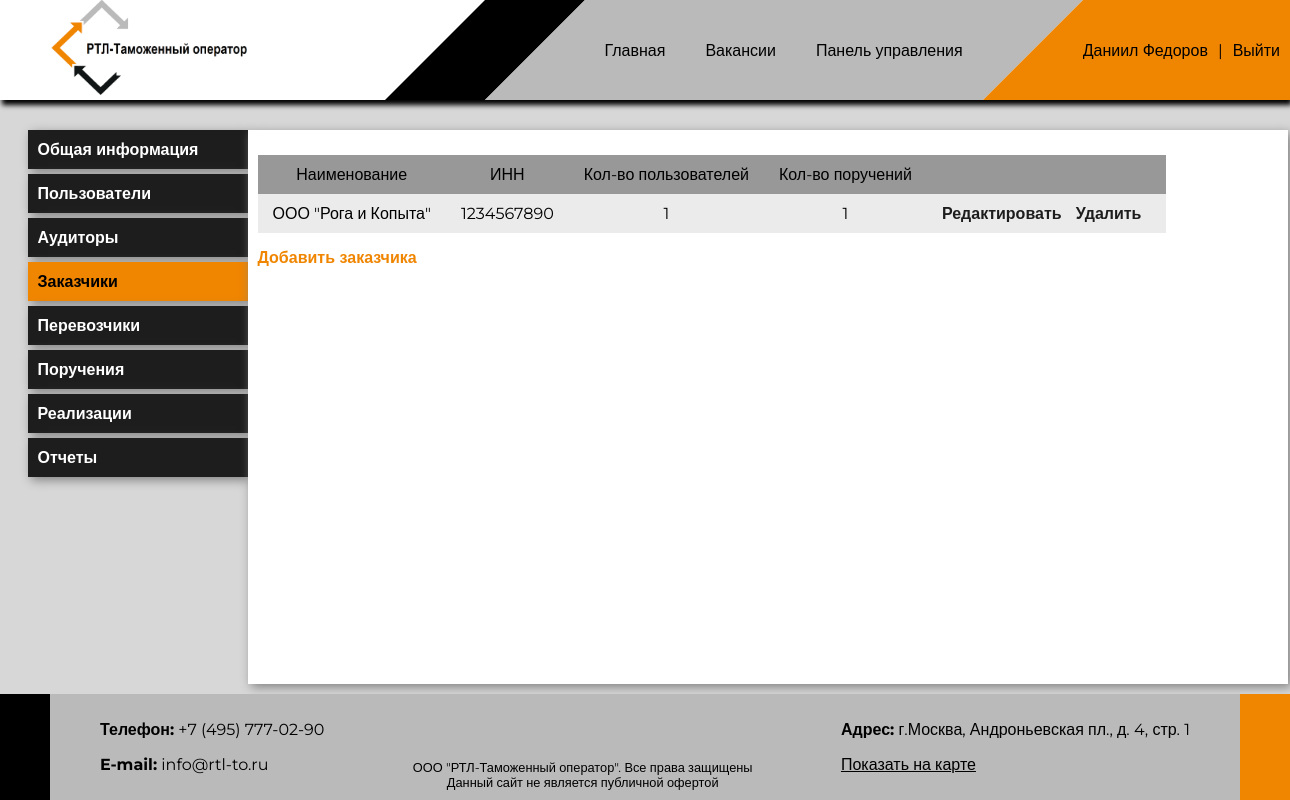
The page /management/clients/ (signed in) on the database its author committed.
### app_auth/models.py (models this page shows, shortened)
class User(AbstractUser):
    TYPES = [
        ('manager', 'Менеджер'),
        ('client_simple', 'Заказчик (обычный)'),
        ('client_advanced', 'Заказчик (расширенный)'),
        ('auditor_simple', 'Аудитор (обычный)'),
        ('auditor_advanced', 'Аудитор (расширенный)'),
        ('contractor_simple', 'Подрядчик (обычный)'),
        ('contractor_advanced', 'Подрядчик (расширенный)'),
    ]
    id = models.UUIDField(primary_key=True, default=uuid.uuid4, editable=False)
    last_name = models.CharField(max_length=255, blank=False, null=False, verbose_name=_('фамилия'))
    first_name = models.CharField(max_length=255, blank=False, null=False, verbose_name=_('имя'))
    second_name = models.CharField(max_length=255, blank=True, null=True, verbose_name=_('отчество'))
    email = models.EmailField(blank=False, null=False, verbose_name=_('email'), unique=True)
    client = models.ForeignKey(Client, on_delete=models.CASCADE, verbose_name=_('заказчик'), related_name='users',
                               null=True, blank=True)
    auditor = models.ForeignKey(Auditor, on_delete=models.CASCADE, verbose_name=_('контроллирующий орган'),
                                related_name='agents', null=True, blank=True)
    contractor = models.ForeignKey(Contractor, on_delete=models.CASCADE, verbose_name=_('подрядчик'), related_name='users',
                                null=True, blank=True)
    user_type = models.CharField(max_length=25, choices=TYPES, verbose_name=_('тип пользователя'),
                                 default='manager')
    class Meta:
        verbose_name = _('user')
        verbose_name_plural = _('users')
        permissions = [
            ('view_all_users', 'Can view all users')
        ]

class Organisation(models.Model):
    id = models.UUIDField(primary_key=True, default=uuid.uuid4, editable=False)
    inn = models.CharField(db_index=True, verbose_name=_('ИНН'), validators=[inn_validator], blank=True, null=True, max_length=12)
    kpp = models.CharField(db_index=True, verbose_name=_('КПП'), blank=True, null=True, max_length=12)
    ogrn = models.CharField(db_index=True, verbose_name=_('ОГРН'), blank=True, null=True, max_length=15)
    short_name = models.CharField(max_length=255, verbose_name=_('Краткое наименование'))
    full_name = models.CharField(max_length=255, verbose_name=_('Полное наименование'))
    legal_address = models.CharField(max_length=255, verbose_name=_('Юр. адрес'))
    fact_address = models.CharField(max_length=255, verbose_name=_('Факт. адрес'))
    class Meta:
        abstract = True
        verbose_name = 'организация'
        verbose_name_plural = 'организации'

class Client(Organisation):
    num_prefix = models.CharField(max_length=5, verbose_name=_('Префикс номера поручения'), blank=True, null=True)
    class Meta:
        verbose_name = 'клиент'
        verbose_name_plural = 'клиенты'
        permissions = [
            ('view_all_clients', 'Can view all clients')
        ]

### management/views.py (the view)
# urls.py: path('clients/', ClientsListView.as_view(), name='clients_list'),
class ClientsListView(PermissionRequiredMixin, ListView):
    permission_required = 'app_auth.view_all_clients'
    login_url = 'login'
    model = Client
    template_name = 'management/clients_list.html'

### rtl_to/templatetags/menu_tags.py (called while the page is built)
@register.simple_tag(takes_context=True)
def url_active(context, viewname, **kwargs):
    request = context['request']
    current_path = request.path
    compare_path = reverse(viewname, kwargs=kwargs)
    if compare_path == current_path:
        return ' active'
    return ''

### management/templates/management/clients_list.html
{% extends 'management/main_menu.html' %}
{% block 'inner_content' %}
<table class="list_view_table no_modal">
    <thead>
        <tr>
            <td>Наименование</td>
            <td>ИНН</td>
            <td>Кол-во пользователей</td>
            <td>Кол-во поручений</td>
            <td></td>
        </tr>
    </thead>
    <tbody>
        {% for client in object_list %}
            <tr href="{% url 'client_detail' pk=client.pk %}?next={{ request.path }}">
                <td>{{ client.short_name }}</td>
                <td>{{ client.inn }}</td>
                <td>{{ client.users.count }}</td>
                <td>{{ client.orders.count }}</td>
                <td>
                    <a class="table_link" href="{% url 'client_edit' pk=client.pk %}?next={{ request.path }}">Редактировать</a>
                    <a class="table_link" href="{% url 'client_delete' pk=client.pk %}?next={{ request.path }}">Удалить</a>
                </td>
            </tr>
        {% endfor %}
    </tbody>
</table>
<a href="{% url 'client_add' %}?next={{ request.path }}">Добавить заказчика</a>
{% endblock %}

### static_pages/templates/static_pages/base.html (shortened to what this page needs)
<!DOCTYPE html>
<html lang="en">
<head>
    {% load static %}
    <link rel="stylesheet" type="text/css" href="{% static 'css/base.css' %}?v=30">
    <link rel="stylesheet" type="text/css" href="{% static 'css/statics.css' %}?v=30">
    <link href="{% static 'css/handsontable.full.min.css' %}" rel="stylesheet">
</head>
<body>
    <div id="header" style="display: flex">
        <div id="logo">
            <a href="/">
                <img src="{% static 'img/logo.png' %}">
            </a>
        </div>
        <div id="menu_wrapper">
            <div id="menu">
                <div><a href="{% url 'home' %}">Главная</a></div>
                <div><a href="{% url 'vacancies_list' %}">Вакансии</a></div>
                {% if request.user.is_staff %}
                <div><a href="{% url 'dashboard' %}">Панель управления</a></div>
                {% endif %}
            </div>
            <div id="login_block">
                {% if request.user.is_authenticated %}
                <a href="{% url 'profile' %}"><div>{{ request.user.first_name }} {{ request.user.last_name }}</div></a>
                <span class="login_label">|</span>
                <a href="{% url 'logout' %}"><div>Выйти</div></a>
                {% else %}
                <a href="{% url 'login' %}"><div>Войти</div></a>
                {% endif %}
            </div>
        </div>
    </div>
    <div id="all_content">
        {% block 'content' %}
        {% endblock %}
    </div>
    <div id="footer">
        <div>
            <p><b>Телефон:</b> +7 (495) 777-02-90</p>
            <p><b>E-mail:</b> info@rtl-to.ru</p>
        </div>
        <div class="copyright">
            ООО "РТЛ-Таможенный оператор". Все права защищены<br />
            Данный сайт не является публичной офертой
        </div>
        <div>
            <p><b>Адрес:</b> г.Москва, Андроньевская пл., д. 4, стр. 1</p>
            <a href="https://yandex.ru/maps/-/CCUabPrxGA" target="blank">Показать на карте</a>
        </div>
    </div>
</body>
</html>

### assets/css/base.css (style rules this page uses)
html { height: 100%; margin: 0 auto; max-width: 1920px; min-width: 1280px; font-family: Montserrat, sans-serif; }
body { margin: 0; height: 100%; width: 100%; }
body { display: flex; flex-direction: column; }
#header { width: 100%; height: 100px; display: flex; justify-content: space-between; box-shadow: 2px 5px 5px black; align-items: center; z-index: 100 }
#menu_wrapper a { text-decoration: none; color: black; padding: 5px 0; margin-bottom: -2px; border-bottom: 2px solid transparent; }
#logo { margin-left: 50px }
#logo img { height: 100px; }
#menu_wrapper { height: 100%; display: flex; align-items: center; flex-flow: row nowrap; }
#menu { height: 100%; position:relative; background: #b9bab9; display: flex; justify-content: space-around; align-items: center; margin-right: 100px; }
#menu::before { content: ''; position:absolute; left: -100px; width:0; height:0; border-bottom: 100px solid #b9bab9; border-left: 100px solid transparent; }
#menu::after { content: ''; position:absolute; right: -100px; width:0; height:0; border-top: 100px solid #b9bab9; border-right: 100px solid transparent; }
#menu div { margin: 20px; }
#login_block { height: 100%; min-width: 100px; padding-right: 10px; background: #f08500; position: relative; display: flex; align-items: center; justify-content: center; }
#login_block::before { content: ''; position:absolute; left: -100px; width:0; height:0; border-bottom: 100px solid #f08500; border-left: 100px solid transparent; }
.login_label { margin: 0 10px; font-weight: block; }
#all_content { flex: 1 0 auto; padding-top: 30px; background-color: #d7d7d7; display: flex; justify-content: center; align-items: center; }
#all_content a { text-decoration: none; font-weight: bold; margin-right: 10px; color: #f08500; }
a { cursor: pointer; }
a { cursor: pointer }
table.list_view_table { max-width: calc(100% - 10px); border-spacing: 0; margin-top: 15px; margin-bottom: 15px; }
table.list_view_table thead { background: #989898; }
table.list_view_table tr>td { padding: 5px; }
table.list_view_table tbody tr:nth-child(2n+1) { background-color: #ebebeb; }
a.table_link { color: #1d1d1d !important; }
.horizontal_tables_list td, .horizontal_tables_list td, { padding: 0 !important; padding-bottom: 10px !important; }
table.list_view_table tr>td, table.expandable_list_view_table tr>td { padding: 10px 15px; text-align: center !important; }
#footer { flex-shrink: 0; background: #b9bab9; border-left: 50px solid black; border-right: 50px solid #f08500; padding: 10px 50px 10px 50px; display: flex; justify-content: space-between; }
#footer a { color: black; }
.copyright { align-self: flex-end; font-size: 0.8em; text-align: center; }

### rows shown on the page
User: user.first_name "Даниил", user.last_name "Федоров"
Client: short_name "ООО \"Рога и Копыта\"", inn "1234567890", users.count "1", orders.count "1"
